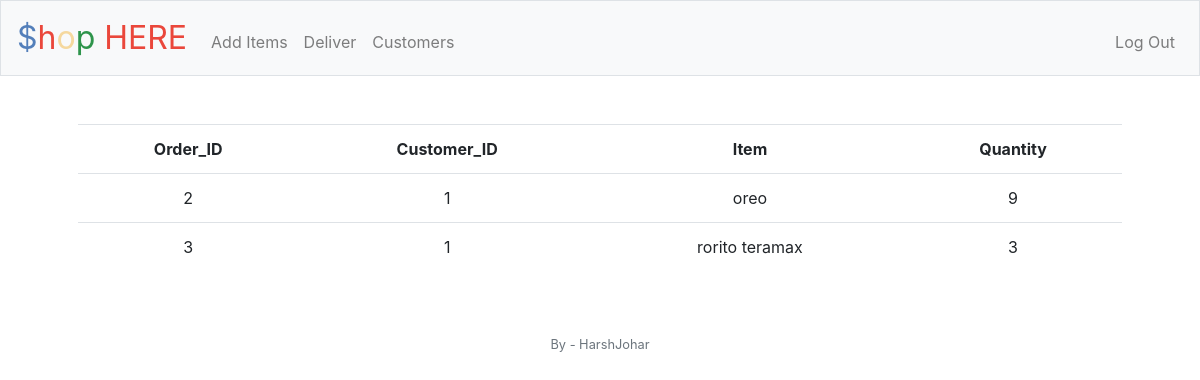
/orders (signed in), run on the app's committed database.
### tables this page shows
CREATE TABLE 'orders' ('Order_ID' integer PRIMARY KEY AUTOINCREMENT NOT NULL, 'Customer_ID' integer, 'item' text, 'quantity' INTEGER NOT NULL DEFAULT 1);

### Final Project/project/application.py (the view)
@app.route('/orders')
@login_required
def orders():
    orders = db.execute("SELECT * FROM orders")
    return render_template('orders.html', orders = orders)

### Final Project/project/application.py (called while the page is built)
@app.after_request
def after_request(response):
    response.headers["Cache-Control"] = "no-cache, no-store, must-revalidate"
    response.headers["Expires"] = 0
    response.headers["Pragma"] = "no-cache"
    return response

### Final Project/project/helpers.py (called while the page is built)
def login_required(f):
    @wraps(f)
    def decorated_function(*args, **kwargs):
        if session.get("user_id") is None:
            return redirect("/login")
        return f(*args, **kwargs)
    return decorated_function

### Final Project/project/templates/orders.html (shortened to what this page needs)
{% extends "layout_s.html" %}
{% block main %}
    <table class= 'table table-hover'>
        <tr>
            <th>Order_ID</th>
            <th>Customer_ID</th>
            <th>Item</th>
            <th>Quantity</th>
        </tr>
        {% for order in orders %}
        <tr>
            <td>{{ order.Order_ID }}</td>
            <td>{{ order.Customer_ID }}</td>
            <td>{{ order.item }}</td>
            <td>{{ order.quantity }}</td>
        </tr>
        {% endfor %}
    </table>
{% endblock %}

### data on the page
orders: Order_ID "2", Customer_ID "1", item "oreo", quantity "9"
orders: Order_ID "3", Customer_ID "1", item "rorito teramax", quantity "3"
